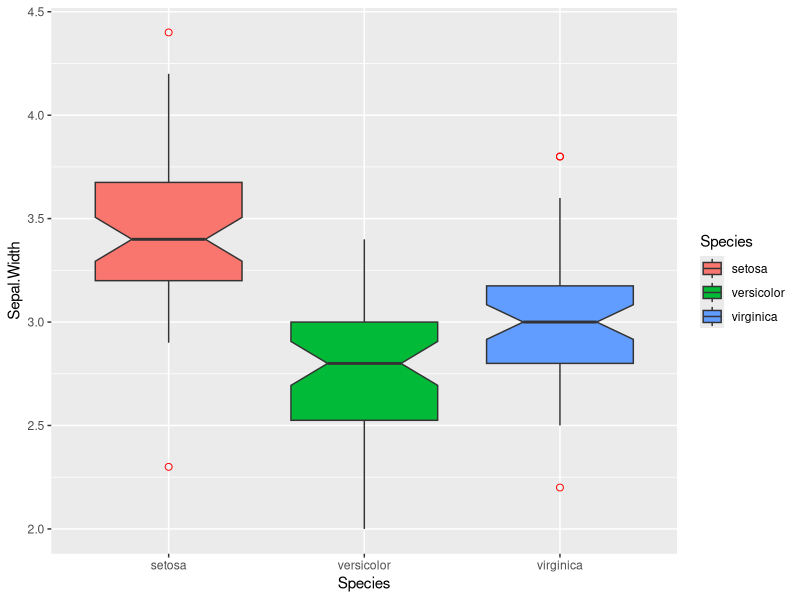
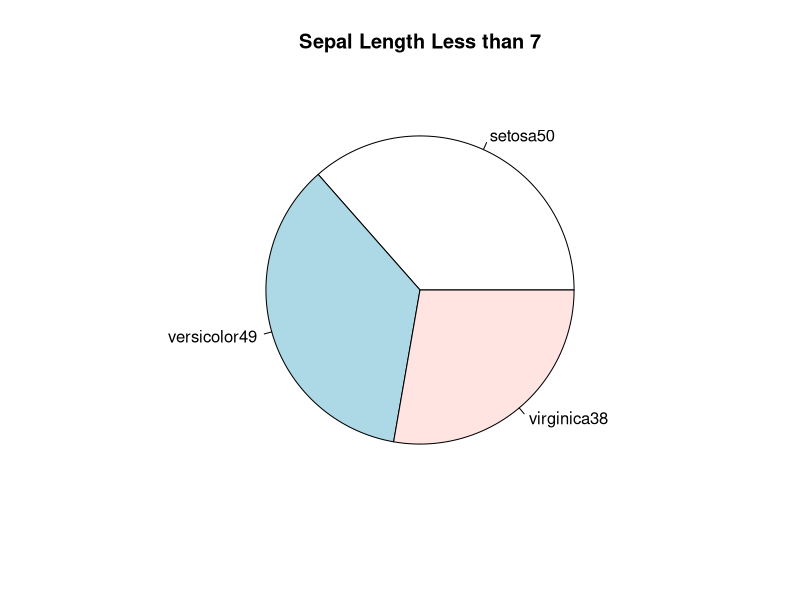

Source code (R) for these figures, in order:
## ---- chunk 1
seq(1,10)
## ---- chunk 2
#INSERT YOUR ANSWER HERE
x <- seq (1,100)
x1 <-length(x) 
x1
y <- seq(1,100, by=5)
y1 <- length(y)
y1
# The  x length is five times of y length because we use "by" as a step in seq() for  y.
## ---- chunk 3
#INSERT YOUR ANSWER HERE

x <- seq (1,100)

x_square <- x [c(3,6,7,10,15,22,23,24,30)]^2
x_square

x_square_mean<- mean(x_square[5:9])
x_square_mean

x_square_median<- median(x_square[5:9]) 
x_square_median
 
## ---- chunk 4
#INSERT YOUR ANSWER HERE

factorVar <- factor(c(1, 6, 5.4, 3.2));as.numeric(factorVar)

# No, factorVar class remains still as "factor" until the new identity is assigned to the old variable.
class(factorVar)

#To change its class to numeric, we should add another line to rewrite it. 
factorVar <- as.numeric(factorVar)

class(factorVar)



## ---- chunk 5
#We can use gsub in which we are able to  remove, replace or substitute question marks (`?`) and exclamation mark (`!`) by  NA or NULL.

#gsub("?", "NULL", dataset)
#gsub("?", "NA", dataset)
#gsub("?". "", dataset) 


#gsub("!", "NULL", dataset) 
#ogsub("!", "NA", dataset)
#gsub("!". "", dataset)




## ---- chunk 6
#INSERT YOUR ANSWER HERE
n <- (1:100)
Resultf=sum((2^n)/factorial(n-1))
Resultf

## ---- chunk 7
#INSERT YOUR ANSWER HERE
n <- (1:10)
Results = sum(((2^n)/(n^2))+((n^4)/(4^n)))
Results
## ---- chunk 8
#INSERT YOUR ANSWER HERE
n <- (0:10)
Resultfs <- sum(1/factorial(n+1))
Resultfs
## ---- chunk 9
#INSERT YOUR ANSWER HERE
n <- (3:33)
Resultp <- prod((3*n)+(3/n^1/3))
Resultp

## ---- chunk 10
#INSERT YOUR ANSWER HERE 

R_command <- c(0:5)[NA]
R_command

# R_command repeats "NA" for 6 times as the intervals of zero to five equals six and  it creates a vector consisted of six NAs.

## ---- chunk 11
#INSERT YOUR ANSWER HERE
#Vector can consist of numeric values or a combination of strings/characters. In case a vector consists of numeric values, both is.vector and is.numeric trigger TRUE. However, if the vector consists of strings, is.vector triggers TRURE and is.numeric triggers FALSE and also, is.numeric() returns True if its argument is a type of double or integer.
## ---- chunk 12
#INSERT YOUR ANSWER HERE 
#RShiny is a powerful and open source interactive data visualization Web Framework based on R Language.
#Advantages:1- Rshiny is user-friendly ,2- it easily eliminates long, messy and complicated codes, 3- iRShiny is flexible and compatible with various platforms such as R, CSS, HTML, and Java.
#Disadvantages : 1- poor support,2- not being flexible with distributed computing, and 3- expensive price on enterprise editions.

## ---- chunk 13
library(datasets)
## ---- chunk 14
#INSERT YOUR ANSWER HERE
iris[1:6,]
## ---- chunk 15
#INSERT YOUR ANSWER HERE
Average <- sapply(iris[,-5], mean, rm=NA)
Average

## ---- chunk 16
#INSERT YOUR ANSWER HERE

iris[is.na(iris)] <- 0

## ---- chunk 17
#INSERT YOUR ANSWER HERE
SepalLengthStd <- sd(iris[,1])
SepalLengthStd

PetalLenqthStd <- sd(iris[,3])
PetalLenqthStd
## ---- chunk 18
#INSERT YOUR ANSWER HERE
library(ggplot2)

ggplot(iris, aes(Species, Sepal.Width, fill=Species))+
  geom_boxplot(outlier.color = "red",
               outlier.size = 2,
               outlier.shape =1 , notch = TRUE)


# A boxplot helps to visualize a quantitative variable by displaying five common location summary (minimum, median, first and third quartiles and maximum) and any observation that was classified as a suspected outlier using the interquartile range (IQR) criterion. The IQR criterion means that all observations above q0.75 + 1.5 ⋅ IQR or below q0.25 − 1.5 ⋅ IQR (where q0.25 and q0.75 correspond to first and third quartile respectively) are considered as potential outliers by R. In other words, all observations outside of the following interval will be considered as potential outliers:
#I = [q0.25 − 1.5 ⋅ IQR; q0.75 + 1.5 ⋅ IQR]

## ---- chunk 19
#INSERT YOUR ANSWER HERE

#1
UpperQuartile <- quantile(iris$Sepal.Width,.75)
UpperQuartile

#2
summary(iris$Sepal.Width)


## ---- chunk 20
#INSERT YOUR ANSWER HERE

SevenLengthSepal <- subset(iris,iris$Sepal.Length < 7)

SevenLengthSepalTable <- table(SevenLengthSepal$Species)

SevenLengthSepalLable <- paste(names(SevenLengthSepalTable),SevenLengthSepalTable, sep ="")

pie(SevenLengthSepalTable,SevenLengthSepalLable,
    main="Sepal Length Less than 7")



